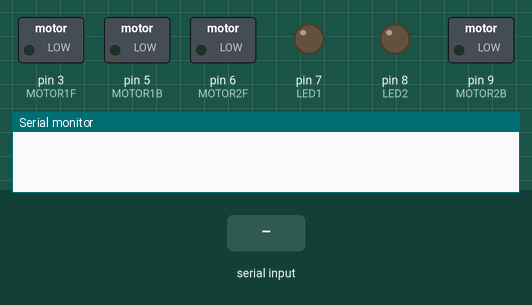
A sketch run on a simulated Arduino Uno, built with avr-gcc and run on an emulated ATmega328P. Parts: switched loads named in the sketch (green lamp = pin HIGH), output pins drawn as LEDs (lit = HIGH), the last lines printed to the serial monitor. The inputs (shaded band) are chosen by the test bench.

Above: at 1.2 s.
1.3 s: "F" received over the second serial link
At 1.7 s:
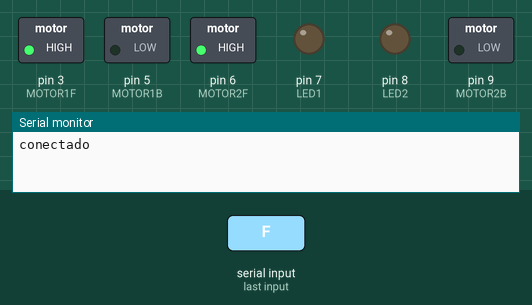
2.8 s: "B" received over the second serial link
At 4.0 s:
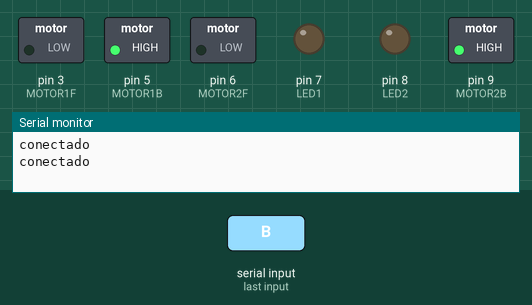
4.3 s: "L" received over the second serial link
At 5.2 s:
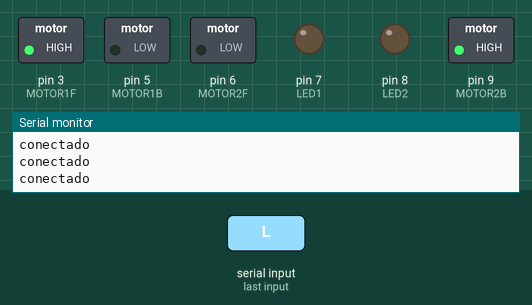
5.8 s: "R" received over the second serial link
At 6.3 s:
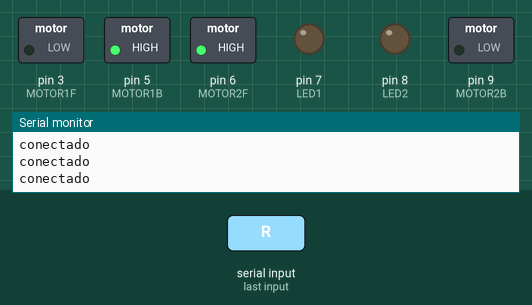
7.3 s: "C" received over the second serial link
At 8.7 s:
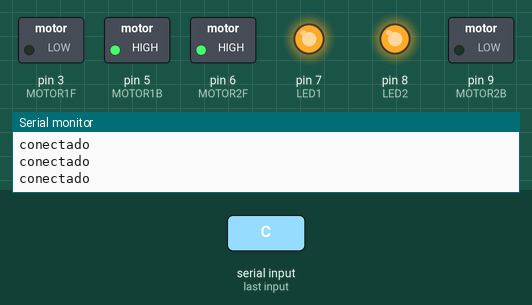
9.0 s: "F" received over the second serial link
At 10.0 s:
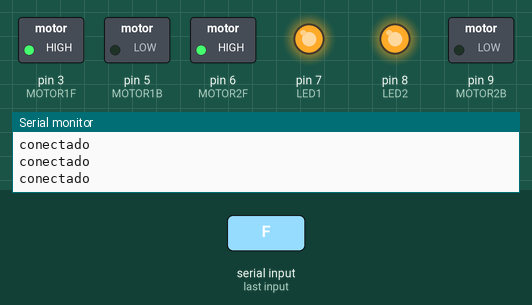
Timing chart, 0 to 11.5 s (numbered marks = the images above; inputs shaded):
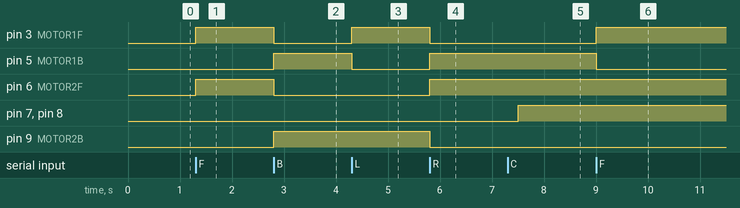

Measured:
- after the input at 1.3 s, pin 3 (MOTOR1F), pin 6 (MOTOR2F): LOW → HIGH at once
- after the input at 2.8 s, pin 3 (MOTOR1F), pin 6 (MOTOR2F): HIGH → LOW at once; pin 5 (MOTOR1B), pin 9 (MOTOR2B): LOW → HIGH at once
- after the input at 4.3 s, pin 3 (MOTOR1F): LOW → HIGH at once; pin 5 (MOTOR1B): HIGH → LOW at once
- after the input at 5.8 s, pin 3 (MOTOR1F), pin 9 (MOTOR2B): HIGH → LOW at once; pin 5 (MOTOR1B), pin 6 (MOTOR2F): LOW → HIGH at once
- after the input at 7.3 s, pin 7 (LED1), pin 8 (LED2): LOW → HIGH after 0.20 s
- after the input at 9.0 s, pin 3 (MOTOR1F): LOW → HIGH at once; pin 5 (MOTOR1B): HIGH → LOW at once

The sketch:

BLITAO.ino
```cpp
#include <SoftwareSerial.h>

#define RX 10
#define TX 11

#define MOTOR1F 3
#define MOTOR1B 5
#define MOTOR2F 6
#define MOTOR2B 9

#define LED1 7
#define LED2 8

SoftwareSerial BLE(RX, TX);

char command;

void setup() {
  pinMode(MOTOR1F, OUTPUT);
  pinMode(MOTOR2F, OUTPUT);
  pinMode(MOTOR1B, OUTPUT);
  pinMode(MOTOR2B, OUTPUT);

  pinMode(LED1, OUTPUT);
  pinMode(LED2, OUTPUT);

  BLE.begin(19200);
  Serial.begin(250000);
}

void loop() {
  if(BLE.available()>0){
    Serial.println("conectado");
    command = BLE.read();
    switch(command){
      case 'F':
        forward();
        break;
      case 'B':
        backward();
        break;
      case 'L':
        left();
        break;
      case 'R':
        right();
        break;
      case 'C':
        blinkLed();
        break;
      default:
        digitalWrite(MOTOR1F, LOW);
        digitalWrite(MOTOR1B, LOW);
        digitalWrite(MOTOR2F, LOW);
        digitalWrite(MOTOR2B, LOW);
        digitalWrite(LED1, HIGH);
        digitalWrite(LED2, HIGH);
        break;
      }
  }

}

void forward(){
  digitalWrite(MOTOR1F, HIGH);
  digitalWrite(MOTOR1B, LOW);
  digitalWrite(MOTOR2F, HIGH);
  digitalWrite(MOTOR2B, LOW);
}

void backward(){
  digitalWrite(MOTOR1F, LOW);
  digitalWrite(MOTOR1B, HIGH);
  digitalWrite(MOTOR2F, LOW);
  digitalWrite(MOTOR2B, HIGH);
}

void left(){
  digitalWrite(MOTOR1F, HIGH);
  digitalWrite(MOTOR1B, LOW);
  digitalWrite(MOTOR2F, LOW);
  digitalWrite(MOTOR2B, HIGH);
}

void right(){
  digitalWrite(MOTOR1F, LOW);
  digitalWrite(MOTOR1B, HIGH);
  digitalWrite(MOTOR2F, HIGH);
  digitalWrite(MOTOR2B, LOW);
}

void blinkLed(){
  digitalWrite(LED1, LOW);
  digitalWrite(LED2, LOW);
  delay(200);
  digitalWrite(LED1, HIGH);
  digitalWrite(LED2, HIGH);
}
```
